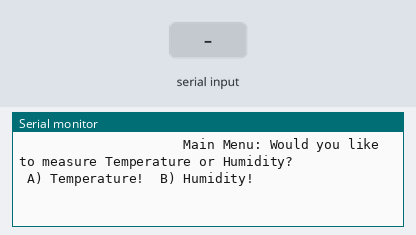
Recording of a sketch running on a simulated Arduino Uno, built with avr-gcc and run on an emulated ATmega328P. Parts: the last lines printed to the serial monitor. The test bench sets the inputs (shaded band).

Above: at 1.2 s.
1.3 s: "a" received over Serial
At 2.5 s:
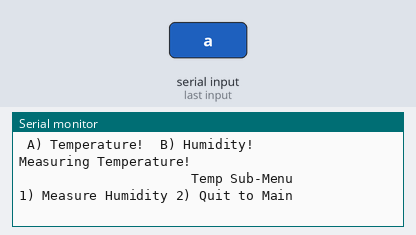
2.8 s: "1" received over Serial
At 3.5 s:
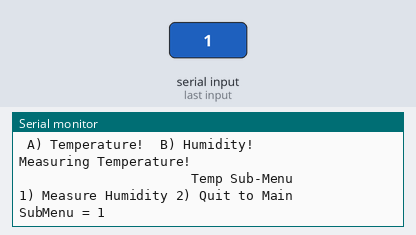

The sketch:

test123.ino
```cpp
char menu;
char subMenu;
bool runOnce = true;
bool menuState = true;
void setup() {
  Serial.begin(115200);
}

void topMenu() {

  if (runOnce == true) {
    Serial.println ("                     Main Menu: Would you like to measure Temperature or Humidity?                           ");
    Serial.println (" A) Temperature!  B) Humidity! ");
    runOnce = false;
    menuState = true;
  }
}

void sub1Menu() {
  menuState = false;
  Serial.println ("                      Temp Sub-Menu                               ");
  Serial.println("1) Measure Humidity 2) Quit to Main");
}

void sub2Menu() {
  menuState = false;
  Serial.println ("                     Humidity Sub-Menu                               ");
  Serial.println("1) Measure Temperature 2) Quit to Main");
}

void loop() {
   topMenu();
   while (Serial.available() == 0) {}
   if (menuState == true) {
    char menu = Serial.read();
    if (menu == 'a') {
      Serial.println ("Measuring Temperature!");
      //add line that brings in the temp measurement
      sub1Menu();
    }
    else if (menu == 'b') {
      Serial.println ("Measuring Humidity!");
      sub2Menu();
    }

    else  {
      Serial.println ("Choose Options A through D");
    }
  }
  if (menuState == false) {
    subMenu = Serial.read();
    if (subMenu == '1'){
      Serial.println("SubMenu = 1");
      topMenu();

    }
    else if (subMenu == '2'){
      Serial.println("SubMenu = 2");
      menu = 'q';
      runOnce = true;
      topMenu();
    }
  }
}
```

Measured:
- after the input at 1.3 s, the serial monitor: prints a new line at once (image 1)
- after the input at 2.8 s, the serial monitor: prints a new line at once (image 2)
